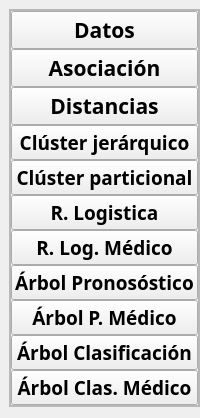
     <widget class="QCustomSlideMenu" name="leftMenu" native="true">
      <property name="sizePolicy">
       <sizepolicy hsizetype="Preferred" vsizetype="Preferred">
        <horstretch>0</horstretch>
        <verstretch>0</verstretch>
       </sizepolicy>
      </property>
      <property name="minimumSize">
       <size>
        <width>200</width>
        <height>0</height>
       </size>
      </property>
      <property name="maximumSize">
       <size>
        <width>200</width>
        <height>550</height>
       </size>
      </property>
      <property name="styleSheet">
       <string notr="true"/>
      </property>
      <layout class="QGridLayout" name="gridLayout">
       <property name="leftMargin">
        <number>9</number>
       </property>
       <property name="topMargin">
        <number>9</number>
       </property>
       <property name="rightMargin">
        <number>0</number>
       </property>
       <property name="spacing">
        <number>0</number>
       </property>
       <item row="0" column="0">
        <widget class="QFrame" name="frame">
         <property name="maximumSize">
          <size>
           <width>16777215</width>
           <height>550</height>
          </size>
         </property>
         <property name="frameShape">
          <enum>QFrame::StyledPanel</enum>
         </property>
         <property name="frameShadow">
          <enum>QFrame::Raised</enum>
         </property>
         <layout class="QVBoxLayout" name="verticalLayout_4">
          <property name="spacing">
           <number>0</number>
          </property>
          <property name="leftMargin">
           <number>0</number>
          </property>
          <property name="topMargin">
           <number>0</number>
          </property>
          <property name="rightMargin">
           <number>0</number>
          </property>
          <property name="bottomMargin">
           <number>0</number>
          </property>
          <item alignment="Qt::AlignTop">
           <widget class="QFrame" name="frame_2">
            <property name="frameShape">
             <enum>QFrame::StyledPanel</enum>
            </property>
            <property name="frameShadow">
             <enum>QFrame::Raised</enum>
            </property>
            <layout class="QVBoxLayout" name="verticalLayout_5">
             <property name="spacing">
              <number>0</number>
             </property>
             <property name="leftMargin">
              <number>0</number>
             </property>
             <property name="topMargin">
              <number>0</number>
             </property>
             <property name="rightMargin">
              <number>0</number>
             </property>
             <property name="bottomMargin">
              <number>0</number>
             </property>
             <item alignment="Qt::AlignVCenter">
              <widget class="QPushButton" name="Button_1">
               <property name="font">
                <font>
                 <family>Bodoni MT</family>
                 <pointsize>16</pointsize>
                 <weight>75</weight>
                 <bold>true</bold>
                </font>
               </property>
               <property name="text">
                <string>Datos</string>
               </property>
               <property name="icon">
                <iconset resource="resources.qrc">
                 <normaloff>:/purple_icons/assets/purple/file.svg</normaloff>:/purple_icons/assets/purple/file.svg</iconset>
               </property>
               <property name="iconSize">
                <size>
                 <width>25</width>
                 <height>25</height>
                </size>
               </property>
              </widget>
             </item>
             <item>
              <widget class="QPushButton" name="Button_2">
               <property name="font">
                <font>
                 <family>Bodoni MT</family>
                 <pointsize>16</pointsize>
                 <weight>75</weight>
                 <bold>true</bold>
                </font>
               </property>
               <property name="text">
                <string>Asociación</string>
               </property>
               <property name="icon">
                <iconset resource="resources.qrc">
                 <normaloff>:/purple_icons/assets/purple/layers.svg</normaloff>:/purple_icons/assets/purple/layers.svg</iconset>
               </property>
               <property name="iconSize">
                <size>
                 <width>25</width>
                 <height>25</height>
                </size>
               </property>
              </widget>
             </item>
             <item>
              <widget class="QPushButton" name="Button_5">
               <property name="font">
                <font>
                 <family>Bodoni MT</family>
                 <pointsize>16</pointsize>
                 <weight>75</weight>
                 <bold>true</bold>
                </font>
               </property>
               <property name="text">
                <string>Distancias</string>
               </property>
               <property name="icon">
                <iconset resource="resources.qrc">
                 <normaloff>:/purple_icons/assets/purple/compass.svg</normaloff>:/purple_icons/assets/purple/compass.svg</iconset>
               </property>
               <property name="iconSize">
                <size>
                 <width>25</width>
                 <height>25</height>
                </size>
               </property>
              </widget>
             </item>
             <item>
              <widget class="QPushButton" name="Button_3">
               <property name="font">
                <font>
                 <family>Bodoni MT</family>
                 <pointsize>14</pointsize>
                 <weight>75</weight>
                 <bold>true</bold>
                </font>
               </property>
               <property name="text">
                <string>Clúster jerárquico</string>
               </property>
               <property name="icon">
                <iconset resource="resources.qrc">
                 <normaloff>:/purple_icons/assets/purple/activity.svg</normaloff>:/purple_icons/assets/purple/activity.svg</iconset>
               </property>
               <property name="iconSize">
                <size>
                 <width>25</width>
                 <height>25</height>
                </size>
               </property>
              </widget>
             </item>
             <item>
              <widget class="QPushButton" name="Button_4">
               <property name="font">
                <font>
                 <family>Bodoni MT</family>
                 <pointsize>14</pointsize>
                 <weight>75</weight>
                 <bold>true</bold>
                </font>
               </property>
               <property name="text">
                <string>Clúster particional</string>
               </property>
               <property name="icon">
                <iconset resource="resources.qrc">
                 <normaloff>:/purple_icons/assets/purple/codesandbox.svg</normaloff>:/purple_icons/assets/purple/codesandbox.svg</iconset>
               </property>
               <property name="iconSize">
                <size>
                 <width>25</width>
                 <height>25</height>
                </size>
               </property>
              </widget>
             </item>
             <item>
              <widget class="QPushButton" name="Button_6">
               <property name="font">
                <font>
                 <family>Bodoni MT</family>
                 <pointsize>14</pointsize>
                 <weight>75</weight>
                 <bold>true</bold>
                </font>
               </property>
               <property name="text">
                <string>R. Logistica</string>
               </property>
               <property name="icon">
                <iconset resource="resources.qrc">
                 <normaloff>:/purple_icons/assets/purple/aperture.svg</normaloff>:/purple_icons/assets/purple/aperture.svg</iconset>
               </property>
               <property name="iconSize">
                <size>
                 <width>25</width>
                 <height>25</height>
                </size>
               </property>
              </widget>
             </item>
             <item>
              <widget class="QPushButton" name="Button_7">
               <property name="font">
                <font>
                 <family>Bodoni MT</family>
                 <pointsize>14</pointsize>
                 <weight>75</weight>
                 <bold>true</bold>
                </font>
               </property>
               <property name="text">
                <string>R. Log. Médico</string>
               </property>
               <property name="icon">
                <iconset resource="resources.qrc">
                 <normaloff>:/purple_icons/assets/purple/aperture.svg</normaloff>:/purple_icons/assets/purple/aperture.svg</iconset>
               </property>
               <property name="iconSize">
                <size>
                 <width>25</width>
                 <height>25</height>
                </size>
               </property>
              </widget>
             </item>
             <item>
              <widget class="QPushButton" name="Button_8">
               <property name="font">
                <font>
                 <family>Bodoni MT</family>
                 <pointsize>14</pointsize>
                 <weight>75</weight>
                 <bold>true</bold>
                </font>
               </property>
               <property name="text">
                <string>Árbol Pronosóstico</string>
               </property>
               <property name="icon">
                <iconset resource="resources.qrc">
                 <normaloff>:/purple_icons/assets/purple/slack.svg</normaloff>:/purple_icons/assets/purple/slack.svg</iconset>
               </property>
               <property name="iconSize">
                <size>
                 <width>25</width>
                 <height>25</height>
                </size>
               </property>
              </widget>
             </item>
             <item>
              <widget class="QPushButton" name="Button_9">
               <property name="font">
                <font>
                 <family>Bodoni MT</family>
                 <pointsize>14</pointsize>
                 <weight>75</weight>
                 <bold>true</bold>
                </font>
               </property>
               <property name="text">
                <string>Árbol P. Médico</string>
               </property>
               <property name="icon">
                <iconset resource="resources.qrc">
                 <normaloff>:/purple_icons/assets/purple/slack.svg</normaloff>:/purple_icons/assets/purple/slack.svg</iconset>
               </property>
               <property name="iconSize">
                <size>
                 <width>25</width>
                 <height>25</height>
                </size>
               </property>
              </widget>
             </item>
             <item>
              <widget class="QPushButton" name="Button_10">
               <property name="font">
                <font>
                 <family>Bodoni MT</family>
                 <pointsize>14</pointsize>
                 <weight>75</weight>
                 <bold>true</bold>
                </font>
               </property>
               <property name="text">
                <string>Árbol Clasificación</string>
               </property>
               <property name="icon">
                <iconset resource="resources.qrc">
                 <normaloff>:/purple_icons/assets/purple/figma.svg</normaloff>:/purple_icons/assets/purple/figma.svg</iconset>
               </property>
               <property name="iconSize">
                <size>
                 <width>25</width>
                 <height>25</height>
                </size>
               </property>
              </widget>
             </item>
             <item>
              <widget class="QPushButton" name="Button_11">
               <property name="font">
                <font>
                 <family>Bodoni MT</family>
                 <pointsize>14</pointsize>
                 <weight>75</weight>
                 <bold>true</bold>
                </font>
               </property>
               <property name="text">
                <string>Árbol Clas. Médico</string>
               </property>
               <property name="icon">
                <iconset resource="resources.qrc">
                 <normaloff>:/purple_icons/assets/purple/figma.svg</normaloff>:/purple_icons/assets/purple/figma.svg</iconset>
               </property>
               <property name="iconSize">
                <size>
                 <width>25</width>
                 <height>25</height>
                </size>
               </property>
              </widget>
             </item>
            </layout>
           </widget>
          </item>
         </layout>
        </widget>
       </item>
      </layout>
     </widget>
